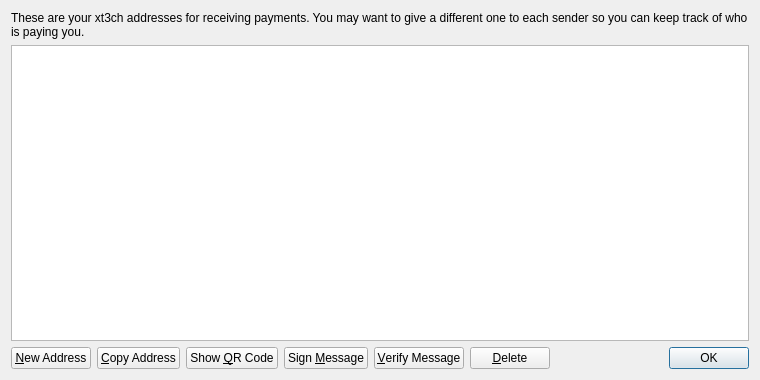
<?xml version="1.0" encoding="UTF-8"?>
<ui version="4.0">
 <class>AddressBookPage</class>
 <widget class="QWidget" name="AddressBookPage">
  <property name="geometry">
   <rect>
    <x>0</x>
    <y>0</y>
    <width>760</width>
    <height>380</height>
   </rect>
  </property>
  <property name="windowTitle">
   <string>Address Book</string>
  </property>
  <layout class="QVBoxLayout" name="verticalLayout">
   <item>
    <widget class="QLabel" name="labelExplanation">
     <property name="text">
      <string>These are your xt3ch addresses for receiving payments. You may want to give a different one to each sender so you can keep track of who is paying you.</string>
     </property>
     <property name="textFormat">
      <enum>Qt::PlainText</enum>
     </property>
     <property name="wordWrap">
      <bool>true</bool>
     </property>
    </widget>
   </item>
   <item>
    <widget class="QTableView" name="tableView">
     <property name="contextMenuPolicy">
      <enum>Qt::CustomContextMenu</enum>
     </property>
     <property name="toolTip">
      <string>Double-click to edit address or label</string>
     </property>
     <property name="tabKeyNavigation">
      <bool>false</bool>
     </property>
     <property name="alternatingRowColors">
      <bool>true</bool>
     </property>
     <property name="selectionMode">
      <enum>QAbstractItemView::SingleSelection</enum>
     </property>
     <property name="selectionBehavior">
      <enum>QAbstractItemView::SelectRows</enum>
     </property>
     <property name="sortingEnabled">
      <bool>true</bool>
     </property>
     <attribute name="verticalHeaderVisible">
      <bool>false</bool>
     </attribute>
    </widget>
   </item>
   <item>
    <layout class="QHBoxLayout" name="horizontalLayout">
     <item>
      <widget class="QPushButton" name="newAddressButton">
       <property name="toolTip">
        <string>Create a new address</string>
       </property>
       <property name="text">
        <string>&amp;New Address</string>
       </property>
       <property name="icon">
        <iconset resource="../bitcoin.qrc">
         <normaloff>:/icons/add</normaloff>:/icons/add</iconset>
       </property>
      </widget>
     </item>
     <item>
      <widget class="QPushButton" name="copyToClipboard">
       <property name="toolTip">
        <string>Copy the currently selected address to the system clipboard</string>
       </property>
       <property name="text">
        <string>&amp;Copy Address</string>
       </property>
       <property name="icon">
        <iconset resource="../bitcoin.qrc">
         <normaloff>:/icons/editcopy</normaloff>:/icons/editcopy</iconset>
       </property>
      </widget>
     </item>
     <item>
      <widget class="QPushButton" name="showQRCode">
       <property name="text">
        <string>Show &amp;QR Code</string>
       </property>
       <property name="icon">
        <iconset resource="../bitcoin.qrc">
         <normaloff>:/icons/qrcode</normaloff>:/icons/qrcode</iconset>
       </property>
      </widget>
     </item>
     <item>
      <widget class="QPushButton" name="signMessage">
       <property name="toolTip">
        <string>Sign a message to prove you own a xt3ch address</string>
       </property>
       <property name="text">
        <string>Sign &amp;Message</string>
       </property>
       <property name="icon">
        <iconset resource="../bitcoin.qrc">
         <normaloff>:/icons/edit</normaloff>:/icons/edit</iconset>
       </property>
      </widget>
     </item>
     <item>
      <widget class="QPushButton" name="verifyMessage">
       <property name="toolTip">
        <string>Verify a message to ensure it was signed with a specified xt3ch address</string>
       </property>
       <property name="text">
        <string>&amp;Verify Message</string>
       </property>
       <property name="icon">
        <iconset resource="../bitcoin.qrc">
         <normaloff>:/icons/transaction_0</normaloff>:/icons/transaction_0</iconset>
       </property>
      </widget>
     </item>
     <item>
      <widget class="QPushButton" name="deleteButton">
       <property name="toolTip">
        <string>Delete the currently selected address from the list</string>
       </property>
       <property name="text">
        <string>&amp;Delete</string>
       </property>
       <property name="icon">
        <iconset resource="../bitcoin.qrc">
         <normaloff>:/icons/remove</normaloff>:/icons/remove</iconset>
       </property>
      </widget>
     </item>
     <item>
      <spacer name="horizontalSpacer">
       <property name="orientation">
        <enum>Qt::Horizontal</enum>
       </property>
       <property name="sizeHint" stdset="0">
        <size>
         <width>40</width>
         <height>20</height>
        </size>
       </property>
      </spacer>
     </item>
     <item>
      <widget class="QDialogButtonBox" name="buttonBox">
       <property name="sizePolicy">
        <sizepolicy hsizetype="Maximum" vsizetype="Fixed">
         <horstretch>0</horstretch>
         <verstretch>0</verstretch>
        </sizepolicy>
       </property>
       <property name="standardButtons">
        <set>QDialogButtonBox::Ok</set>
       </property>
      </widget>
     </item>
    </layout>
   </item>
  </layout>
 </widget>
 <resources>
  <include location="../bitcoin.qrc"/>
 </resources>
 <connections/>
</ui>
